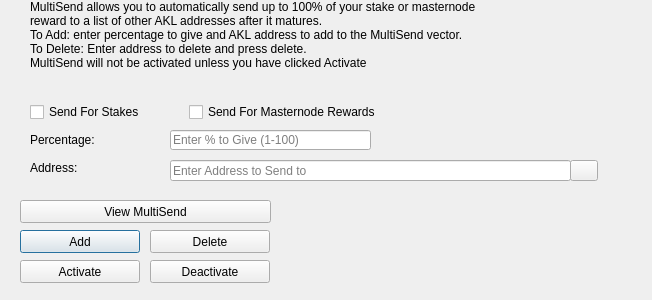
<?xml version="1.0" encoding="UTF-8"?>
<ui version="4.0">
 <class>MultiSendDialog</class>
 <widget class="QDialog" name="MultiSendDialog">
  <property name="windowModality">
   <enum>Qt::NonModal</enum>
  </property>
  <property name="geometry">
   <rect>
    <x>0</x>
    <y>0</y>
    <width>652</width>
    <height>300</height>
   </rect>
  </property>
  <property name="windowTitle">
   <string>MultiSend</string>
  </property>
  <widget class="QLineEdit" name="multiSendPercentEdit">
   <property name="geometry">
    <rect>
     <x>170</x>
     <y>130</y>
     <width>201</width>
     <height>20</height>
    </rect>
   </property>
   <property name="toolTip">
    <string>Enter whole numbers 1 - 100</string>
   </property>
   <property name="placeholderText">
    <string>Enter % to Give (1-100)</string>
   </property>
  </widget>
  <widget class="QLineEdit" name="multiSendAddressEdit">
   <property name="geometry">
    <rect>
     <x>170</x>
     <y>160</y>
     <width>401</width>
     <height>21</height>
    </rect>
   </property>
   <property name="toolTip">
    <string/>
   </property>
   <property name="placeholderText">
    <string>Enter Address to Send to</string>
   </property>
  </widget>
  <widget class="QLabel" name="label_2">
   <property name="geometry">
    <rect>
     <x>30</x>
     <y>0</y>
     <width>451</width>
     <height>121</height>
    </rect>
   </property>
   <property name="lineWidth">
    <number>1</number>
   </property>
   <property name="text">
    <string>MultiSend allows you to automatically send up to 100% of your stake or masternode reward to a list of other AKL addresses after it matures.
To Add: enter percentage to give and AKL address to add to the MultiSend vector.
To Delete: Enter address to delete and press delete.
MultiSend will not be activated unless you have clicked Activate</string>
   </property>
   <property name="alignment">
    <set>Qt::AlignLeading|Qt::AlignLeft|Qt::AlignTop</set>
   </property>
   <property name="wordWrap">
    <bool>true</bool>
   </property>
  </widget>
  <widget class="QLabel" name="message">
   <property name="geometry">
    <rect>
     <x>290</x>
     <y>200</y>
     <width>351</width>
     <height>91</height>
    </rect>
   </property>
   <property name="text">
    <string/>
   </property>
  </widget>
  <widget class="QPushButton" name="addButton">
   <property name="geometry">
    <rect>
     <x>20</x>
     <y>230</y>
     <width>120</width>
     <height>23</height>
    </rect>
   </property>
   <property name="toolTip">
    <string/>
   </property>
   <property name="statusTip">
    <string>Add to MultiSend Vector</string>
   </property>
   <property name="text">
    <string>Add</string>
   </property>
  </widget>
  <widget class="QPushButton" name="disableButton">
   <property name="geometry">
    <rect>
     <x>150</x>
     <y>260</y>
     <width>120</width>
     <height>23</height>
    </rect>
   </property>
   <property name="statusTip">
    <string>Deactivate MultiSend</string>
   </property>
   <property name="text">
    <string>Deactivate</string>
   </property>
  </widget>
  <widget class="QPushButton" name="addressBookButton">
   <property name="geometry">
    <rect>
     <x>570</x>
     <y>160</y>
     <width>28</width>
     <height>21</height>
    </rect>
   </property>
   <property name="toolTip">
    <string>Choose an address from the address book</string>
   </property>
   <property name="text">
    <string/>
   </property>
   <property name="icon">
    <iconset resource="../akula.qrc">
     <normaloff>:/icons/address-book</normaloff>:/icons/address-book</iconset>
   </property>
   <property name="shortcut">
    <string>Alt+A</string>
   </property>
   <property name="autoDefault">
    <bool>false</bool>
   </property>
  </widget>
  <widget class="QLabel" name="label">
   <property name="geometry">
    <rect>
     <x>30</x>
     <y>130</y>
     <width>121</width>
     <height>20</height>
    </rect>
   </property>
   <property name="toolTip">
    <string>Percentage of stake to send</string>
   </property>
   <property name="text">
    <string>Percentage:</string>
   </property>
  </widget>
  <widget class="QLabel" name="label_5">
   <property name="geometry">
    <rect>
     <x>30</x>
     <y>160</y>
     <width>111</width>
     <height>16</height>
    </rect>
   </property>
   <property name="toolTip">
    <string>Address to send portion of stake to</string>
   </property>
   <property name="text">
    <string>Address:</string>
   </property>
  </widget>
  <widget class="QPushButton" name="deleteButton">
   <property name="geometry">
    <rect>
     <x>150</x>
     <y>230</y>
     <width>120</width>
     <height>23</height>
    </rect>
   </property>
   <property name="toolTip">
    <string/>
   </property>
   <property name="statusTip">
    <string>Delete Address From MultiSend Vector</string>
   </property>
   <property name="text">
    <string>Delete</string>
   </property>
  </widget>
  <widget class="QPushButton" name="activateButton">
   <property name="geometry">
    <rect>
     <x>20</x>
     <y>260</y>
     <width>120</width>
     <height>23</height>
    </rect>
   </property>
   <property name="statusTip">
    <string>Activate MultiSend</string>
   </property>
   <property name="text">
    <string>Activate</string>
   </property>
  </widget>
  <widget class="QPushButton" name="viewButton">
   <property name="geometry">
    <rect>
     <x>20</x>
     <y>200</y>
     <width>251</width>
     <height>23</height>
    </rect>
   </property>
   <property name="toolTip">
    <string/>
   </property>
   <property name="statusTip">
    <string>View MultiSend Vector</string>
   </property>
   <property name="text">
    <string>View MultiSend</string>
   </property>
  </widget>
  <widget class="QWidget" name="horizontalLayoutWidget">
   <property name="geometry">
    <rect>
     <x>30</x>
     <y>100</y>
     <width>351</width>
     <height>24</height>
    </rect>
   </property>
   <layout class="QHBoxLayout" name="horizontalLayout">
    <item>
     <widget class="QCheckBox" name="multiSendStakeCheckBox">
      <property name="text">
       <string>Send For Stakes</string>
      </property>
     </widget>
    </item>
    <item>
     <widget class="QCheckBox" name="multiSendMasternodeCheckBox">
      <property name="text">
       <string>Send For Masternode Rewards</string>
      </property>
     </widget>
    </item>
   </layout>
  </widget>
 </widget>
 <resources>
  <include location="../akula.qrc"/>
 </resources>
 <connections/>
</ui>
